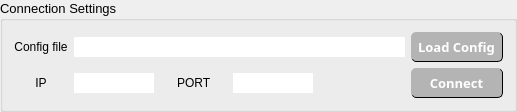
       <widget class="QGroupBox" name="GBOX_server_panel">
        <property name="minimumSize">
         <size>
          <width>50</width>
          <height>100</height>
         </size>
        </property>
        <property name="font">
         <font>
          <family>Arial</family>
          <pointsize>10</pointsize>
         </font>
        </property>
        <property name="styleSheet">
         <string notr="true"/>
        </property>
        <property name="title">
         <string>Connection Settings</string>
        </property>
        <layout class="QGridLayout" name="gridLayout_3">
         <item row="1" column="4">
          <spacer name="horizontalSpacer_2">
           <property name="orientation">
            <enum>Qt::Horizontal</enum>
           </property>
           <property name="sizeHint" stdset="0">
            <size>
             <width>40</width>
             <height>20</height>
            </size>
           </property>
          </spacer>
         </item>
         <item row="0" column="1" colspan="5">
          <widget class="QLineEdit" name="TXT_config">
           <property name="minimumSize">
            <size>
             <width>0</width>
             <height>20</height>
            </size>
           </property>
           <property name="styleSheet">
            <string notr="true">QLineEdit { border: none }</string>
           </property>
          </widget>
         </item>
         <item row="1" column="5">
          <spacer name="horizontalSpacer">
           <property name="orientation">
            <enum>Qt::Horizontal</enum>
           </property>
           <property name="sizeHint" stdset="0">
            <size>
             <width>40</width>
             <height>20</height>
            </size>
           </property>
          </spacer>
         </item>
         <item row="1" column="2">
          <widget class="QLabel" name="LBL_port">
           <property name="font">
            <font>
             <family>Arial</family>
             <pointsize>9</pointsize>
            </font>
           </property>
           <property name="text">
            <string>     PORT     </string>
           </property>
           <property name="alignment">
            <set>Qt::AlignCenter</set>
           </property>
          </widget>
         </item>
         <item row="1" column="3">
          <widget class="QLineEdit" name="TXT_port">
           <property name="minimumSize">
            <size>
             <width>0</width>
             <height>20</height>
            </size>
           </property>
           <property name="maximumSize">
            <size>
             <width>80</width>
             <height>16777215</height>
            </size>
           </property>
           <property name="styleSheet">
            <string notr="true">QLineEdit { border: none }</string>
           </property>
           <property name="alignment">
            <set>Qt::AlignCenter</set>
           </property>
          </widget>
         </item>
         <item row="1" column="1">
          <widget class="QLineEdit" name="TXT_ip">
           <property name="minimumSize">
            <size>
             <width>0</width>
             <height>20</height>
            </size>
           </property>
           <property name="maximumSize">
            <size>
             <width>80</width>
             <height>16777215</height>
            </size>
           </property>
           <property name="styleSheet">
            <string notr="true">QLineEdit { border: none }</string>
           </property>
           <property name="alignment">
            <set>Qt::AlignCenter</set>
           </property>
          </widget>
         </item>
         <item row="1" column="0">
          <widget class="QLabel" name="LBL_IP">
           <property name="font">
            <font>
             <family>Arial</family>
             <pointsize>9</pointsize>
            </font>
           </property>
           <property name="text">
            <string>IP</string>
           </property>
           <property name="alignment">
            <set>Qt::AlignCenter</set>
           </property>
          </widget>
         </item>
         <item row="1" column="6">
          <widget class="QPushButton" name="BTN_srv_connect">
           <property name="minimumSize">
            <size>
             <width>60</width>
             <height>30</height>
            </size>
           </property>
           <property name="font">
            <font>
             <family>Arial Black</family>
             <pointsize>10</pointsize>
             <weight>75</weight>
             <bold>true</bold>
            </font>
           </property>
           <property name="styleSheet">
            <string notr="true">border-radius: 5px ;background-color: rgb(180, 180, 180);  color: rgb(255, 255, 255); color: rgb(255, 255, 255); border-style: outset; border-bottom: 1px solid; border-right: 1px solid</string>
           </property>
           <property name="text">
            <string>Connect</string>
           </property>
           <property name="checkable">
            <bool>true</bool>
           </property>
           <property name="checked">
            <bool>false</bool>
           </property>
           <property name="autoDefault">
            <bool>false</bool>
           </property>
          </widget>
         </item>
         <item row="0" column="0">
          <widget class="QLabel" name="LBL_config">
           <property name="font">
            <font>
             <family>Arial</family>
             <pointsize>9</pointsize>
            </font>
           </property>
           <property name="text">
            <string>Config file</string>
           </property>
           <property name="alignment">
            <set>Qt::AlignCenter</set>
           </property>
          </widget>
         </item>
         <item row="0" column="6">
          <widget class="QPushButton" name="BTN_load_config">
           <property name="minimumSize">
            <size>
             <width>60</width>
             <height>30</height>
            </size>
           </property>
           <property name="font">
            <font>
             <family>Arial Black</family>
             <pointsize>10</pointsize>
             <weight>75</weight>
             <bold>true</bold>
            </font>
           </property>
           <property name="styleSheet">
            <string notr="true">border-radius: 5px ;background-color: rgb(180, 180, 180);  color: rgb(255, 255, 255); color: rgb(255, 255, 255); border-style: outset; border-bottom: 1px solid; border-right: 1px solid</string>
           </property>
           <property name="text">
            <string>  Load Config  </string>
           </property>
           <property name="checkable">
            <bool>false</bool>
           </property>
           <property name="checked">
            <bool>false</bool>
           </property>
           <property name="autoDefault">
            <bool>false</bool>
           </property>
          </widget>
         </item>
        </layout>
       </widget>
